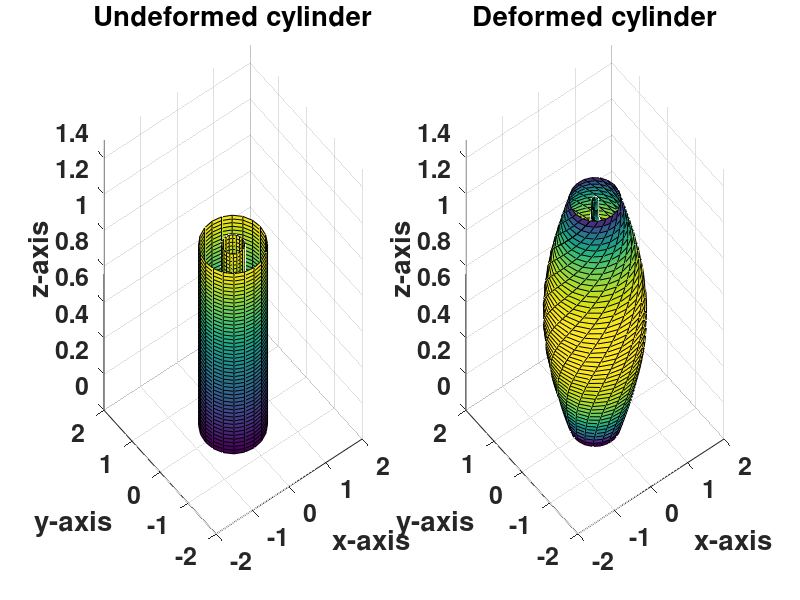

Write MATLAB code to recreate this figure.
%% For a cylinder of radii r and R, and height L, plot the undeformed and deform configurations
% when the deformation gradient is given by a complex function as shown in
% the class.
% Changes: f(r) to be f(x_3)

clear all, close all, clc

I = eye(3); %Identity matrix

n0 = [1;1;0]; % Use this vector to compute change of length for each point in this direction.
n1 = [0;1;1]; % Use this vector to compute change of angle at each point between n0 and n1

xmin = -2;
xmax = 2;

ymin = -2;
ymax = 2;

zmin = 0;
zmax = 1.5;

%f(r)
radial_function = 'sinusoidal';%'quadratic'; %'linear'; %'sinusoidal'; %

%phi(x_3)
twist_angle = 'exponential'; %'sinusoidal'; %'constant'; %

a = 0.25; %Inner radius
b = 0.75; %Outer radius
L = 1; %Height
lambda = 1.25; %compression/stretching value

r0 = a; %minimum radius of the inner layer
R0 = b; %minimum radius of the outer layer

%Inner surface
R=a*ones(50,1);
[X,Y,Z] = cylinder(R);

%Outer surface
r=b*ones(50,1);
[x,y,z] = cylinder(r);

%Plot both surfaces
figure(1)
subplot(1,2,1)
surf(X,Y,Z)
hold on
surf(x,y,z)
axis([xmin xmax ymin ymax zmin zmax])
title('Undeformed cylinder')
set(gca, 'FontSize',18,'FontWeight','bold')

xlabel('x-axis')
ylabel('y-axis')
zlabel('z-axis')
disp('Press a key !') % Press a key here. You can see the message 'Paused: Press any key' in
% the lower left corner of the
% pause;

%% Compute the new points

%Create a vector that goes from 0 to 1 to make several drawings of the transformation

step = 1;

for k=1:length(step)
for i=1:length(X)
    for j=1:length(X(1,:))

        %Get the point
        xp = [X(i,j); Y(i,j); Z(i,j)];
        r = sqrt(xp(1)^2+xp(2)^2);

        %Compute the functions f(r) and phi(r)
        switch radial_function
            case 'linear'
                f = R0+2*xp(3);
            case 'quadratic'
                f = R0+xp(3)*xp(3);
            case 'sinusoidal'
                f= r0+r0*sin(pi*xp(3)/L);
        end

        switch twist_angle
            case 'constant'
                phi = 30*pi/180; %30 degrees -> rad
            case 'sinusoidal'
                phi = 30*sin(pi*xp(3)/L)*pi/180; %30 degrees -> rad
            case 'quadratic'
                phi = 30*xp(3)^2*pi/180; %
            case 'exponential'
                phi = 30*exp(2*xp(3))*pi/180;
        end
        
        F = [f*cos(phi) -f*sin(phi) 0
             f*sin(phi)  f*cos(phi) 0
             0           0           lambda];

        Fm1=inv(F);

        yp = F*xp;
        y1(i,j) = yp(1);
        y2(i,j) = yp(2);
        y3(i,j) = yp(3);
        EL(i,j,1:3,1:3) = F'*F-I; % Lagrange strain tensor
        el(i,j,1:3,1:3) = I-Fm1'*Fm1; % Eulerian strain tensor
        dl(i,j) = norm(F*n0); % Change in length in n0-direction.
        cos_theta(i,j) = (F*n0)'*(F*n1)/(norm(F*n0)*norm(F*n1));
    end
end

for i=1:length(x)
    for j=1:length(x(1,:))
        
        %Get the point
        xp = [x(i,j); y(i,j); z(i,j)];
        r = sqrt(xp(1)^2+xp(2)^2);
        
        %Compute the functions f(r) and phi(r)
        switch radial_function
            case 'linear'
                f = R0+2*xp(3);
            case 'quadratic'
                f = R0+xp(3)*xp(3);
            case 'sinusoidal'
                f = R0+R0*sin(pi*xp(3)/L);
        end

        switch twist_angle
            case 'constant'
                phi = 30*pi/180; %30 degrees -> rad
            case 'sinusoidal'
                phi = 30*sin(pi*xp(3)/L)*pi/180; %30 degrees -> rad
            case 'quadratic'
                phi = 30*xp(3)^2*pi/180; %
            case 'exponential'
                phi = 30*exp(2*xp(3))*pi/180;
        end

        F = [f*cos(phi) -f*sin(phi) 0
             f*sin(phi)  f*cos(phi) 0
             0           0           lambda];

        Fm1=inv(F);

        yp = F*xp;
        ym1(i,j) = yp(1);
        ym2(i,j) = yp(2);
        ym3(i,j) = yp(3);
        ELm(i,j,1:3,1:3) = F'*F-I; % Lagrange strain tensor
        elm(i,j,1:3,1:3) = I-Fm1'*Fm1; % Eulerian strain tensor
        DL(i,j) = norm(F*n0); % Change in length in n0-direction.
        cos_THETA(i,j) = (F*n0)'*(F*n1)/(norm(F*n0)*norm(F*n1));

    end
end

subplot(1,2,2)
hold off
%Plot strain measure in color
%surf(y1,y2,y3,eIm(:,:,1,2))

%Plot change of length along n0
%surf(y1,y2,y3,dL)

%Plot origin and after deformation
surf(y1,y2,y3,ELm(:,:,1,2))
surf(y1,y2,y3,elm(:,:,1,2))

hold on
surf(ym1,ym2,ym3,elm(:,:,1,1))



hold on
%Plot strain measure in color
%surf(ym1,ym2,ym3,eIm(:,:,1,2))

%Plot change of length along n0
%surf(ym1,ym2,ym3,DL)
%surf(y1,y2,y3,ELm(:,:,1,1))

%Plot change of angle between n0 and n1
%surf(ym1,ym2,ym3,cos_THETA)

axis([xmin xmax ymin ymax zmin zmax])
xlabel('x-axis')
ylabel('y-axis')
zlabel('z-axis')

set(gca, 'FontSize', 18, 'FontWeight', 'bold')
title('Deformed cylinder')
drawnow
pause(0.1)

end
